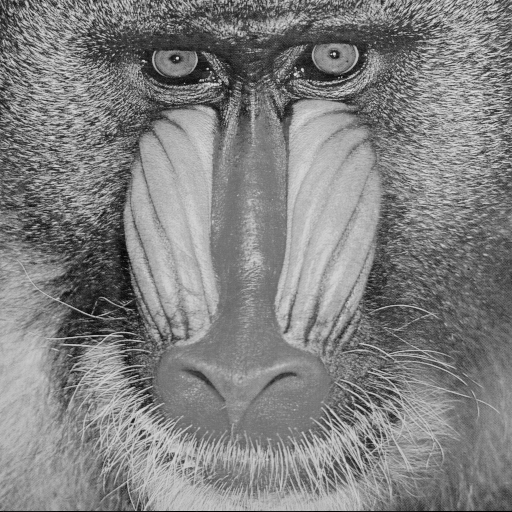
#> input picture lab4/Baboon.bmp, 512 x 512 px
$ python main_2.py
#> lines starting #> are read from the running program, lines starting #| are printed output that depends on the picture
import numpy as np
from PIL import Image
import matplotlib.pyplot as plt


def main():
    A = np.array(Image.open("Baboon.bmp"))
#> A is the input picture: shape (512, 512); min 0, max 230, mean 129.1

    U,S,V=np.linalg.svd(A,full_matrices=False)
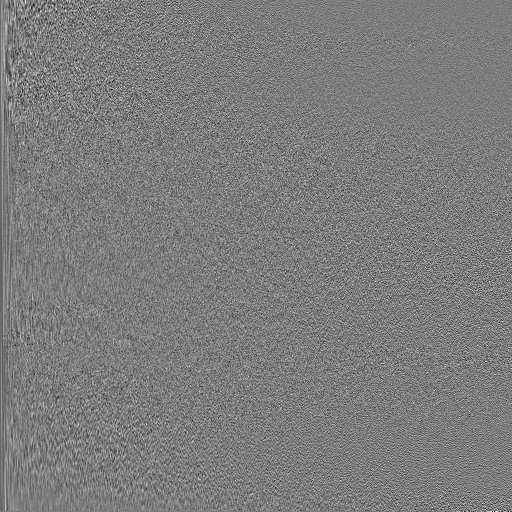
#> U: shape (512, 512) float64; min -0.263, max 0.274, mean -7.08e-05; drawn with min black and max white
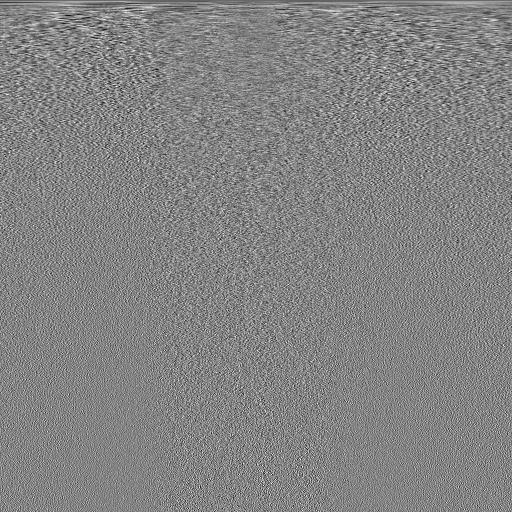
#> V: shape (512, 512) float64; min -0.213, max 0.199, mean -8.34e-05; drawn with min black and max white
#> S = 512 values, max 66864.5 at index 0, min 0.307 at index 511, mean 603.6

    plt.figure(figsize=(10,8))

    plt.subplot(2,2,1)
    plt.imshow(A,cmap='gray')
    plt.title(f"Rang {len(S)}")
    plt.axis('off')

    k = 256
    for i in range(3):
        k_int=int(k)
        U_k=U[:,:k_int]
        S_k=np.diag(S[:k_int])
        Vt_k=V[:k_int,:]

        A_approx=np.dot(U_k,np.dot(S_k,Vt_k))

        plt.subplot(2,2,i+2)
        plt.imshow(A_approx,cmap='gray')
        plt.title(f"Rang k={k_int}")
        plt.axis('off')

        k=k//2
#> this loop made 3 passes
#> pass 1, in main, `U_k=U[:,:k_int]`:
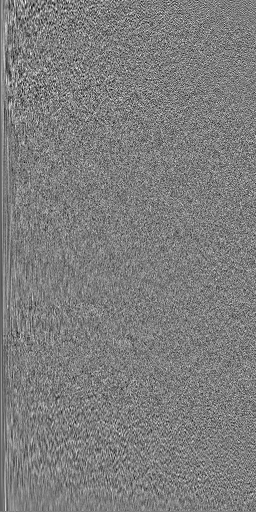
#> U_k: shape (512, 256) float64; min -0.217, max 0.222, mean -0.000156; drawn with min black and max white
#> pass 1, in main, `S_k=np.diag(S[:k_int])`:
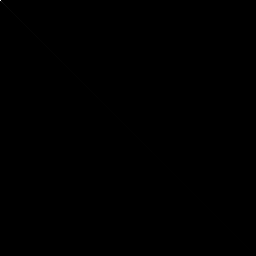
#> S_k: shape (256, 256) float64; min 0, max 66864.5, mean 4.3; drawn with min black and max white
#> pass 1, in main, `Vt_k=V[:k_int,:]`:
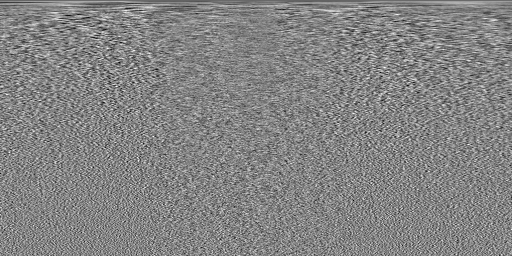
#> Vt_k: shape (256, 512) float64; min -0.209, max 0.194, mean -0.000166; drawn with min black and max white
#> after the loop:
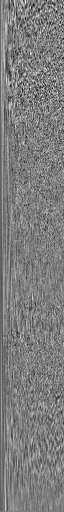
#> U_k: shape (512, 64) float64; min -0.217, max 0.222, mean -0.000613; drawn with min black and max white
#> after the loop, k = 32

    plt.tight_layout()
    plt.show()
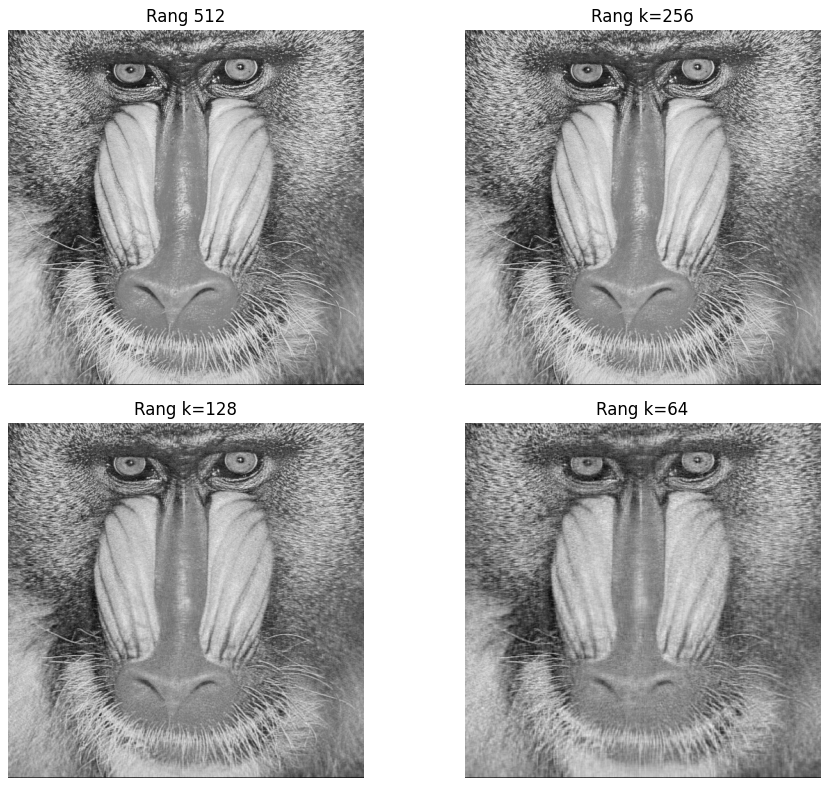
#> figure drawn by matplotlib, 4 panels


if __name__=="__main__":
    main()
